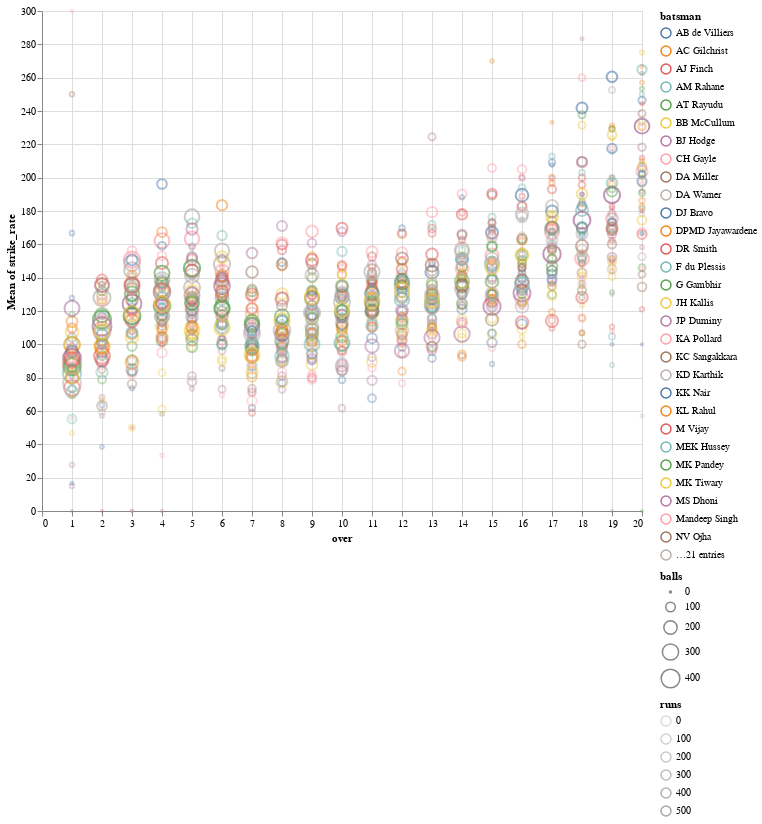

Write notebook code for a chart like this one.
### Code cell
alt.data_transformers.disable_max_rows()

df_pt.columns
alt.Chart(df_pt[df_pt.batsman.isin(top_batsmen)]).mark_point(shape="circle").encode(
alt.X('over'),
alt.Y('mean(strike_rate)'),
color='batsman',
text="batsman",
size='balls',
opacity='runs',
tooltip=list(df_pt.columns)
).properties(width=600,height=500)

### Figure 1 — Vega-Lite specification as saved in the notebook (floating-point values rounded to 4 significant figures; data arrays with more than 128 entries replaced by an {"elided": "..."} marker saying what was removed)
{"config": {"view": {"continuousWidth": 400, "continuousHeight": 300}}, "data": {"name": "data-f652e0cac4eab9683ab66d257fe2c8df"}, "mark": {"type": "point", "shape": "circle"}, "encoding": {"color": {"field": "batsman", "type": "nominal"}, "opacity": {"field": "runs", "type": "quantitative"}, "size": {"field": "balls", "type": "quantitative"}, "text": {"field": "batsman", "type": "nominal"}, "tooltip": [{"field": "batsman", "type": "nominal"}, {"field": "over", "type": "quantitative"}, {"field": "balls", "type": "quantitative"}, {"field": "runs", "type": "quantitative"}, {"field": "strike_rate", "type": "quantitative"}], "x": {"field": "over", "type": "quantitative"}, "y": {"aggregate": "mean", "field": "strike_rate", "type": "quantitative"}}, "height": 500, "width": 600, "$schema": "https://vega.github.io/schema/vega-lite/v4.17.0.json", "datasets": {"data-f652e0cac4eab9683ab66d257fe2c8df": {"elided": "993 records"}}}
